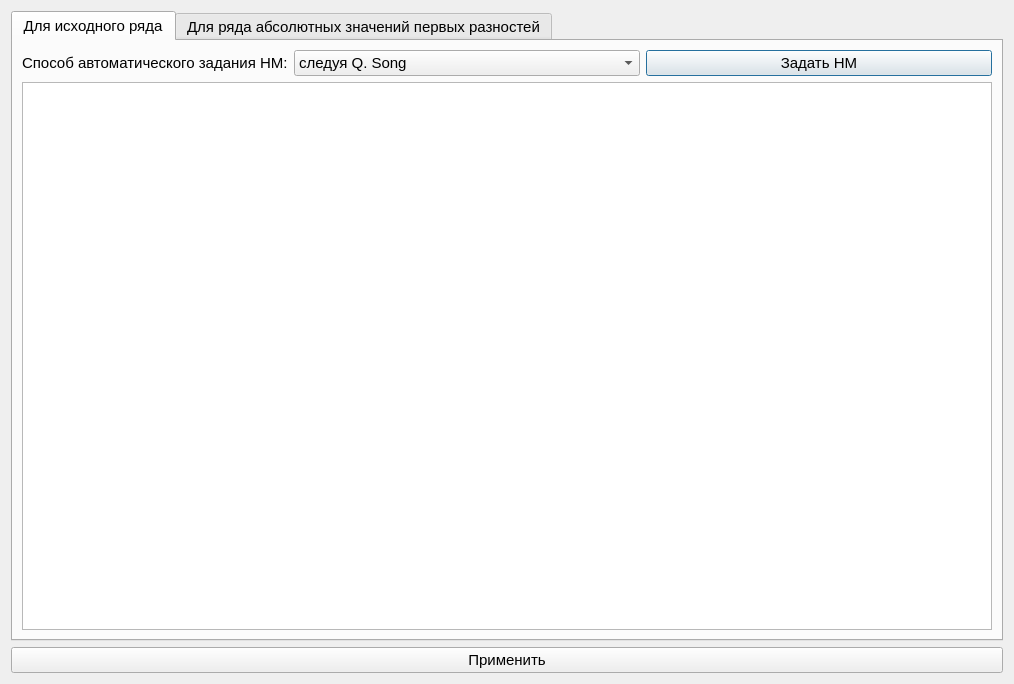
<?xml version="1.0" encoding="UTF-8"?>
<ui version="4.0">
 <class>LoadFS</class>
 <widget class="QDialog" name="LoadFS">
  <property name="geometry">
   <rect>
    <x>0</x>
    <y>0</y>
    <width>1014</width>
    <height>684</height>
   </rect>
  </property>
  <property name="font">
   <font>
    <pointsize>11</pointsize>
   </font>
  </property>
  <property name="windowTitle">
   <string>Задание нечётких множеств</string>
  </property>
  <layout class="QGridLayout" name="gridLayout">
   <item row="0" column="0">
    <widget class="QTabWidget" name="tabWidget">
     <property name="toolTip">
      <string/>
     </property>
     <property name="currentIndex">
      <number>0</number>
     </property>
     <widget class="QWidget" name="tab">
      <property name="toolTip">
       <string/>
      </property>
      <attribute name="title">
       <string>Для исходного ряда</string>
      </attribute>
      <attribute name="toolTip">
       <string>Определение нечётких множеств для фаззификации исходного временного ряда (доступно только после задания соответствующих интервалов)</string>
      </attribute>
      <attribute name="whatsThis">
       <string>Определение нечётких множеств для фаззификации исходного временного ряда (доступно только после задания соответствующих интервалов)</string>
      </attribute>
      <layout class="QGridLayout" name="gridLayout_2">
       <item row="0" column="0">
        <widget class="QLabel" name="label_2">
         <property name="sizePolicy">
          <sizepolicy hsizetype="Fixed" vsizetype="Preferred">
           <horstretch>0</horstretch>
           <verstretch>0</verstretch>
          </sizepolicy>
         </property>
         <property name="text">
          <string>Способ автоматического задания НМ:</string>
         </property>
        </widget>
       </item>
       <item row="0" column="1">
        <widget class="QComboBox" name="fuzzifyMethod">
         <property name="toolTip">
          <string>Способ автоматического задания нечётких множеств</string>
         </property>
         <item>
          <property name="text">
           <string>следуя Q. Song</string>
          </property>
         </item>
         <item>
          <property name="text">
           <string>'плавный' подход</string>
          </property>
         </item>
        </widget>
       </item>
       <item row="0" column="2">
        <widget class="QPushButton" name="fuzzifyButton">
         <property name="toolTip">
          <string>Задать нечёткие множества при помощи выбранного способа</string>
         </property>
         <property name="text">
          <string>Задать НМ</string>
         </property>
        </widget>
       </item>
       <item row="1" column="0" colspan="3">
        <widget class="QTextEdit" name="data">
         <property name="readOnly">
          <bool>true</bool>
         </property>
         <property name="html">
          <string>&lt;!DOCTYPE HTML PUBLIC &quot;-//W3C//DTD HTML 4.0//EN&quot; &quot;http://www.w3.org/TR/REC-html40/strict.dtd&quot;&gt;
&lt;html&gt;&lt;head&gt;&lt;meta name=&quot;qrichtext&quot; content=&quot;1&quot; /&gt;&lt;meta charset=&quot;utf-8&quot; /&gt;&lt;style type=&quot;text/css&quot;&gt;
p, li { white-space: pre-wrap; }
hr { height: 1px; border-width: 0; }
li.unchecked::marker { content: &quot;\2610&quot;; }
li.checked::marker { content: &quot;\2612&quot;; }
&lt;/style&gt;&lt;/head&gt;&lt;body style=&quot; font-family:'Segoe UI'; font-size:11pt; font-weight:400; font-style:normal;&quot;&gt;
&lt;p style=&quot;-qt-paragraph-type:empty; margin-top:0px; margin-bottom:0px; margin-left:0px; margin-right:0px; -qt-block-indent:0; text-indent:0px; font-size:9pt;&quot;&gt;&lt;br /&gt;&lt;/p&gt;&lt;/body&gt;&lt;/html&gt;</string>
         </property>
         <property name="tabStopDistance">
          <double>60.000000000000000</double>
         </property>
        </widget>
       </item>
      </layout>
     </widget>
     <widget class="QWidget" name="tab_2">
      <property name="toolTip">
       <string/>
      </property>
      <attribute name="title">
       <string>Для ряда абсолютных значений первых разностей</string>
      </attribute>
      <attribute name="toolTip">
       <string>Определение нечётких множеств для фаззификации временного ряда абсолютных значений первых разностей исходного временного ряда (доступно только при прогнозировании временных рядов на основе описания нечётких тенденций и только после задания соответствующих интервалов)</string>
      </attribute>
      <attribute name="whatsThis">
       <string>Определение нечётких множеств для фаззификации временного ряда абсолютных значений первых разностей исходного временного ряда (доступно только при прогнозировании временных рядов на основе описания нечётких тенденций и только после задания соответствующих интервалов)</string>
      </attribute>
      <layout class="QGridLayout" name="gridLayout_3">
       <item row="0" column="0">
        <widget class="QLabel" name="label_3">
         <property name="sizePolicy">
          <sizepolicy hsizetype="Fixed" vsizetype="Preferred">
           <horstretch>0</horstretch>
           <verstretch>0</verstretch>
          </sizepolicy>
         </property>
         <property name="text">
          <string>Способ автоматического задания НМ:</string>
         </property>
        </widget>
       </item>
       <item row="0" column="1">
        <widget class="QComboBox" name="fuzzifyMethod_2">
         <property name="toolTip">
          <string>Способ автоматического задания нечётких множеств</string>
         </property>
         <item>
          <property name="text">
           <string>следуя Q. Song</string>
          </property>
         </item>
         <item>
          <property name="text">
           <string>'плавный' подход</string>
          </property>
         </item>
        </widget>
       </item>
       <item row="0" column="2">
        <widget class="QPushButton" name="fuzzifyButton_2">
         <property name="toolTip">
          <string>Задать нечёткие множества при помощи выбранного способа</string>
         </property>
         <property name="text">
          <string>Задать НМ</string>
         </property>
        </widget>
       </item>
       <item row="1" column="0" colspan="3">
        <widget class="QTextEdit" name="data_2">
         <property name="readOnly">
          <bool>true</bool>
         </property>
         <property name="html">
          <string>&lt;!DOCTYPE HTML PUBLIC &quot;-//W3C//DTD HTML 4.0//EN&quot; &quot;http://www.w3.org/TR/REC-html40/strict.dtd&quot;&gt;
&lt;html&gt;&lt;head&gt;&lt;meta name=&quot;qrichtext&quot; content=&quot;1&quot; /&gt;&lt;meta charset=&quot;utf-8&quot; /&gt;&lt;style type=&quot;text/css&quot;&gt;
p, li { white-space: pre-wrap; }
hr { height: 1px; border-width: 0; }
li.unchecked::marker { content: &quot;\2610&quot;; }
li.checked::marker { content: &quot;\2612&quot;; }
&lt;/style&gt;&lt;/head&gt;&lt;body style=&quot; font-family:'Segoe UI'; font-size:11pt; font-weight:400; font-style:normal;&quot;&gt;
&lt;p style=&quot;-qt-paragraph-type:empty; margin-top:0px; margin-bottom:0px; margin-left:0px; margin-right:0px; -qt-block-indent:0; text-indent:0px; font-size:9pt;&quot;&gt;&lt;br /&gt;&lt;/p&gt;&lt;/body&gt;&lt;/html&gt;</string>
         </property>
         <property name="tabStopDistance">
          <double>60.000000000000000</double>
         </property>
        </widget>
       </item>
      </layout>
     </widget>
    </widget>
   </item>
   <item row="1" column="0">
    <widget class="QPushButton" name="applyButton">
     <property name="toolTip">
      <string>Применить</string>
     </property>
     <property name="text">
      <string>Применить</string>
     </property>
    </widget>
   </item>
  </layout>
 </widget>
 <resources/>
 <connections/>
</ui>
